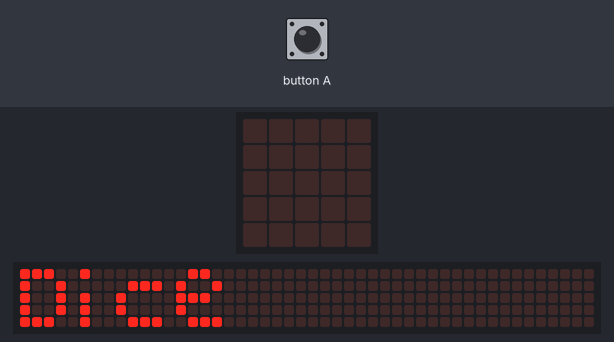
The program below on a simulated BBC micro:bit running MicroPython. Parts: the board's 5×5 LED display, a strip that is not on the board, showing the scrolling text unrolled. The inputs (shaded band) are chosen by the test bench. Random numbers come from a fixed seed; the 48×5 strip is a reading aid, not a part: it shows the text the display is scrolling, unrolled, one strip-width of it at a time.

Above: at 3.2 s.
4.6 s: button A pressed for 0.15 s
At 5.5 s:
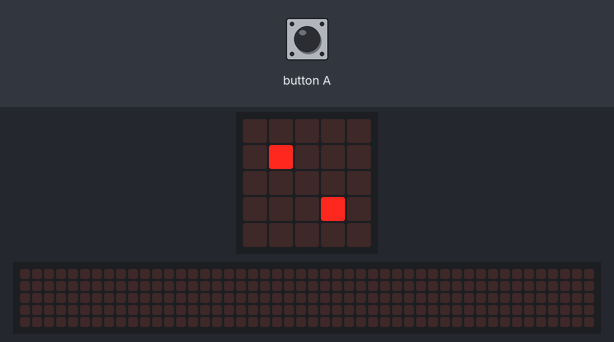
7.7 s: button A pressed for 1 s
At 8.6 s:
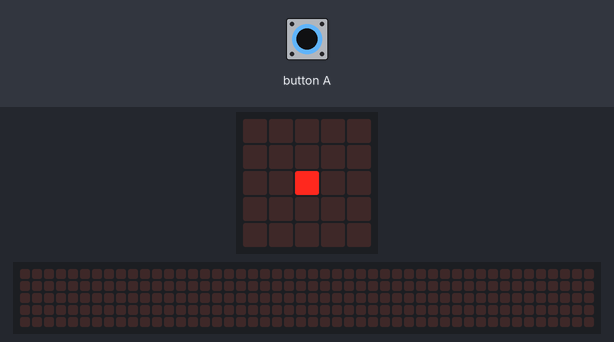
10.9 s: button A pressed for 0.15 s
At 12.4 s:
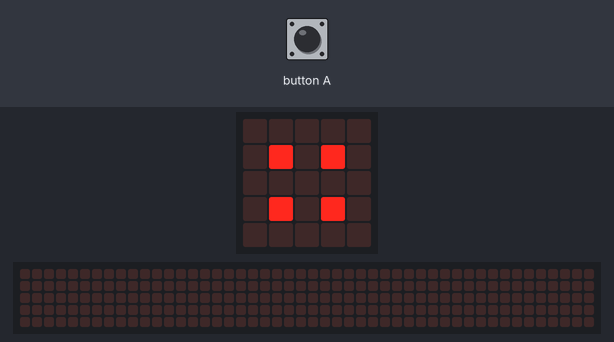
14.0 s: button A pressed for 3.2 s
At 14.4 s:
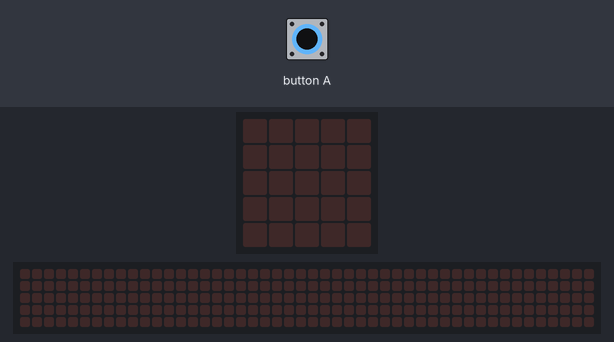
Timing chart, 0 to 17.0 s (numbered marks = the images above; inputs shaded):
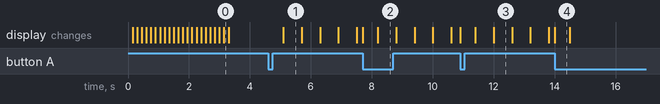

The program:

dice.py
```python
#dice
#Throws two dice
from microbit import *
import random

display.scroll('Dice', wait = True)

def getDiceImage(num):
    num2images = {
        0: '00000:00000:00000:00000:00000',
        1: '00000:00000:00900:00000:00000',
        2: '00000:09000:00000:00090:00000',
        3: '90000:00000:00900:00000:00009',
        4: '00000:09090:00000:09090:00000',
        5: '90009:00000:00900:00000:90009',
        6: '09090:00000:09090:00000:09090'}
    if num < 0 or num > 6:
        display.show(Image.SAD)
        return(None)
    return(Image(num2images[num]))

dice1 = 0
dice2 = 0
while True:
    if button_a.was_pressed():
        display.clear()
        sleep(500)
        dice1 = random.randrange(1,6)
        dice2 = random.randrange(1,6)
        ar = [getDiceImage(dice1),getDiceImage(dice2)]
        display.show(ar, wait = False, loop = True, clear = True, delay = 600)
```

Measured:
- after the input at 4.6 s, the display: changes after 0.50 s (image 1)
- what the display in image 1 shows lasts 0.6 s, from 5.1 s to 5.7 s
- what the display in image 4 shows lasts 0.5 s, from 14.0 s to 14.5 s
